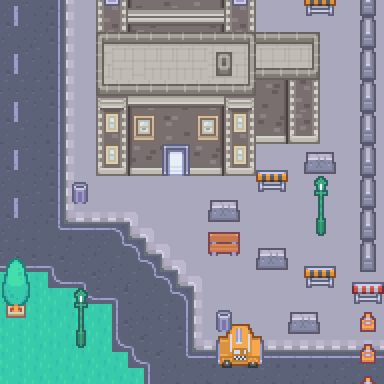

The image is a tile-based game level rendered from a .tmx file. Its description and complete source (layers, tilesets, objects, tile grids) follow:
An orthogonal 24x24 tile map with 16x16 px tiles, 3 tile layers (Floor, Walls, Props), 5 tilesets.

<map version="1.10" tiledversion="1.10.0" orientation="orthogonal" renderorder="right-down" width="24" height="24" tilewidth="16" tileheight="16" infinite="0" nextlayerid="11" nextobjectid="63">
 <tileset firstgid="1" source="Tiles.tsx" />
 <tileset firstgid="626" source="Props.tsx" />
 <tileset firstgid="1251" source="Slime.tsx" />
 <tileset firstgid="1347" source="PlazaVertical.tsx" />
 <tileset firstgid="3291" name="TheGuardian" tilewidth="32" tileheight="32" tilecount="1" columns="1">
  <image source="TheGuardian.png" width="32" height="32" />
  <tile id="0">
   <properties>
    <property name="isWalkable" type="bool" value="false" />
   </properties>
  </tile>
 </tileset>
 <layer id="2" name="Floor" width="24" height="24">
  <data encoding="csv">
3194,3141,3195,3142,1525,1526,1526,1526,1473,1583,1528,1529,1582,1421,1418,1473,1583,1472,1582,1421,1581,1420,1529,1472,
3195,3195,3195,3142,1579,1529,1529,1421,1527,1473,1582,1420,1582,1583,1527,1475,1582,1529,1528,1419,1473,1582,1583,1583,
3141,3195,3141,3142,1579,1474,1582,1582,1421,1527,1528,1582,1472,1527,1581,1418,1526,1475,1527,1583,1529,1419,1580,1475,
3195,3141,3140,3196,1579,1474,1473,1420,1473,1421,1526,1529,1419,1418,1421,1527,1418,1472,1418,1472,1475,1418,1580,1418,
3140,3140,3195,3142,1525,1473,1580,1419,1580,1581,1472,1420,1420,1528,1583,1473,1580,1418,1582,1529,1475,1580,1527,1474,
3140,3140,3140,3142,1579,1475,1419,1581,1582,1582,1475,1474,1418,1474,1580,1419,1580,1582,1527,1421,1419,1582,1473,1580,
3140,3195,3141,3142,1525,1474,1582,1581,1421,1419,1527,1580,1421,1421,1582,1526,1526,1581,1580,1421,1529,1526,1419,1580,
3194,3194,3195,3142,1525,1582,1474,1527,1475,1472,1419,1475,1475,1419,1474,1473,1473,1583,1528,1582,1582,1582,1418,1527,
3194,3140,3195,3196,1471,1420,1528,1473,1473,1581,1583,1474,1580,1529,1472,1474,1419,1581,1475,1420,1420,1527,1526,1421,
3195,3140,3194,3142,1471,1526,1472,1527,1582,1527,1473,1529,1529,1421,1528,1528,1421,1527,1529,1580,1580,1581,1528,1418,
3195,3195,3195,3142,1525,1475,1528,1527,1472,1526,1421,1580,1421,1581,1580,1582,1528,1580,1474,1472,1418,1581,1580,1581,
3141,3194,3141,3142,1579,1475,1474,1474,1472,1528,1420,1583,1473,1583,1582,1474,1474,1529,1418,1527,1420,1527,1528,1528,
3194,3140,3140,3142,1525,1527,1582,1583,1418,1526,1474,1472,1526,1582,1581,1529,1526,1581,1419,1582,1475,1583,1473,1419,
3194,3141,3195,3142,1633,1636,1634,1635,1425,1418,1583,1420,1529,1526,1526,1529,1527,1472,1474,1527,1529,1421,1583,1474,
3141,3194,3194,3198,3086,3087,3087,3088,1633,1425,1528,1580,1421,1418,1526,1528,1526,1581,1583,1421,1582,1421,1529,1528,
3140,3140,3194,3194,3141,3195,3141,3198,3088,1633,1425,1473,1474,1418,1528,1527,1473,1419,1473,1527,1583,1581,1473,1473,
3249,3248,3248,3145,3194,3141,3195,3140,3198,3088,1633,1425,1420,1473,1419,1581,1472,1526,1419,1420,1474,1526,1582,1474,
1402,1403,1404,3247,3249,3145,3141,3195,3140,3198,3088,1633,1425,1472,1526,1527,1472,1528,1529,1527,1582,1581,1418,1472,
1402,1403,1404,1403,1404,3247,3248,3145,3194,3141,3198,3088,1579,1421,1420,1529,1580,1581,1528,1581,1419,1526,1528,1421,
1402,1403,1404,1457,1458,1403,1404,3193,3195,3195,3140,3196,1417,1474,1527,1475,1580,1528,1420,1418,1527,1526,1419,1472,
1403,1404,1404,1511,1512,1404,1458,3139,3141,3194,3140,3142,1471,1475,1527,1473,1581,1474,1421,1472,1475,1420,1475,1475,
1403,1404,1458,1565,1566,1404,1512,3247,3145,3194,3194,3142,1633,1635,1636,1636,1635,1635,1636,1635,1636,1634,1636,1637,
1403,1404,1512,1566,1512,1458,1566,1404,3247,3145,3195,3198,3087,3086,3086,3086,3087,3086,3086,3086,3086,3087,3087,3087,
1403,1404,1566,1566,1566,1512,1457,1458,1404,3193,3141,3194,3195,3194,3195,3141,3140,3194,3195,3141,3195,3140,3194,3140
</data>
 </layer>
 <layer id="1" name="Walls" width="24" height="24">
  <data encoding="csv">
0,0,0,0,0,0,1649,1650,1495,1496,1497,1498,1499,1500,1649,1650,0,0,0,2385,2386,0,2485,2486,
0,0,0,0,0,0,1703,1704,1387,1388,1389,1390,1391,1392,1703,1704,0,0,0,0,0,0,2431,2432,
0,0,0,0,0,0,1671,1672,1673,1674,1675,1674,1675,1674,1675,1676,1895,1896,1897,1898,0,0,2485,2486,
0,0,0,0,0,0,1833,1781,1782,1783,1783,1783,1783,1732,1733,1730,1890,1891,1891,1892,0,0,2431,2432,
0,0,0,0,0,0,1887,1835,1836,1837,1837,1837,1837,1786,1787,1784,1944,1945,1945,1946,0,0,2485,2486,
0,0,0,0,0,0,1941,1942,1943,1944,1942,1943,1944,1945,1945,1946,1607,1608,1649,1650,0,0,2431,2432,
0,0,0,0,0,0,1379,1380,1549,1550,1551,1552,1553,1554,1379,1380,1661,1662,1703,1704,0,0,2485,2486,
0,0,0,0,0,0,1433,1434,1603,1604,1605,1606,1607,1608,1433,1434,1715,1716,1703,1704,0,0,2431,2432,
0,0,0,0,0,0,1649,1650,1657,1658,1659,1660,1661,1662,1649,1650,1769,1770,1757,1758,0,0,2485,2486,
0,0,0,0,0,0,1703,1704,1711,1712,1713,1714,1715,1716,1703,1704,0,0,0,2535,2536,0,2431,2432,
0,0,0,0,0,0,1757,1758,1765,1766,1767,1768,1769,1770,1757,1758,2331,2332,0,2589,2590,0,2485,2486,
0,0,0,0,0,0,0,0,0,0,0,0,0,0,0,0,2385,2386,0,0,0,0,2431,2432,
0,0,0,0,0,0,0,0,0,0,0,0,0,2535,2536,0,0,0,0,0,0,0,2485,2486,
0,0,0,0,0,0,0,0,0,0,0,0,0,2589,2590,0,0,0,0,0,0,0,2431,2432,
0,0,0,0,0,0,0,0,0,0,0,0,0,0,0,0,0,0,0,0,0,0,2485,2486,
0,0,0,0,0,0,0,0,0,0,0,0,0,0,0,0,2535,2536,0,0,0,0,2431,2432,
2243,2244,0,0,0,0,0,0,0,0,0,0,0,0,0,0,2589,2590,0,2331,2332,0,2485,2486,
2297,2298,0,0,0,0,0,0,0,0,0,0,0,0,0,0,0,0,0,2385,2386,0,2223,2224,
2459,2460,0,0,0,0,0,0,0,0,0,0,0,0,0,0,0,0,0,0,0,0,2277,2278,
2513,2514,0,0,0,0,0,0,0,0,0,0,0,0,0,0,0,0,2535,2536,0,0,2555,2556,
0,0,0,0,0,0,0,0,0,0,0,0,0,2943,2944,2945,2946,0,2589,2590,0,0,2609,2610,
0,0,0,0,0,0,0,0,0,0,0,0,0,2997,2998,2999,3000,0,0,0,0,0,2555,2556,
0,0,0,0,0,0,0,0,0,0,0,0,0,3051,3052,3053,3054,0,0,0,0,0,2609,2610,
0,0,0,0,0,0,0,0,0,0,0,0,0,0,0,0,0,0,0,0,0,0,2555,2556
</data>
 </layer>
 <objectgroup id="3" name="Events" class="Layer of Events" />
 <layer id="4" name="Props" width="24" height="24">
  <data encoding="csv">
3189,3190,0,0,0,0,3043,3044,0,0,0,0,0,0,3043,3044,0,0,0,0,0,0,0,0,
3243,3244,0,0,0,0,0,0,0,0,0,0,0,0,0,0,0,0,0,0,0,0,0,0,
0,0,0,0,0,0,0,0,0,0,0,0,0,0,0,0,0,0,0,0,0,0,0,0,
3189,3190,0,0,0,0,0,0,0,0,0,0,0,0,0,0,0,0,0,0,0,0,0,0,
3243,3244,0,0,0,0,0,0,0,0,0,0,0,0,0,0,0,0,0,0,0,0,0,0,
0,0,0,0,0,0,0,0,0,0,0,0,0,0,0,0,0,0,0,0,0,0,0,0,
3189,3190,0,0,0,0,0,0,0,0,0,0,0,0,0,0,0,0,0,0,0,0,0,0,
3243,3244,0,0,0,0,2665,2666,2775,2776,0,0,2775,2776,2665,2666,0,0,0,0,0,0,0,0,
0,0,0,0,0,0,2719,2720,2829,2830,0,0,2829,2830,2719,2720,0,0,0,0,0,0,0,0,
3189,3190,0,0,0,0,2665,2666,0,0,2345,2346,0,0,2665,2666,0,0,0,0,0,0,0,0,
3243,3244,0,0,0,0,2719,2720,0,0,2399,2400,0,0,2719,2720,0,0,0,0,0,0,0,0,
0,0,0,0,2447,2448,0,0,0,0,0,0,0,0,0,0,0,0,0,2009,2010,0,0,0,
3189,3190,0,0,2501,2502,0,0,0,0,0,0,0,0,0,0,0,0,0,2063,2064,0,0,0,
3243,3244,0,0,0,0,0,0,0,0,0,0,0,0,0,0,0,0,0,2117,2118,0,0,0,
0,0,0,0,0,0,0,0,0,0,0,0,0,2865,2866,0,0,0,0,2171,2172,0,0,0,
0,0,0,0,0,0,0,0,0,0,0,0,0,2919,2920,0,0,0,0,0,0,0,0,0,
0,0,0,0,0,0,0,0,0,0,0,0,0,0,0,0,0,0,0,0,0,0,0,0,
0,0,0,0,0,0,0,0,0,0,0,0,0,0,0,0,0,0,0,0,0,0,0,0,
0,0,0,0,2009,2010,0,0,0,0,0,0,0,0,0,0,0,0,0,0,0,0,0,0,
0,0,0,0,2063,2064,0,0,0,0,0,0,0,2447,2448,0,0,0,0,0,0,0,0,0,
0,0,0,0,2117,2118,0,0,0,0,0,0,0,2501,2502,0,0,0,0,0,0,0,0,0,
0,0,0,0,2171,2172,0,0,0,0,0,0,0,0,0,0,0,0,0,0,0,0,0,0,
0,0,0,0,0,0,0,0,0,0,0,0,0,0,0,0,0,0,0,0,0,0,0,0,
0,0,0,0,0,0,0,0,0,0,0,0,0,0,0,0,0,0,0,0,0,0,0,0
</data>
 </layer>
</map>
